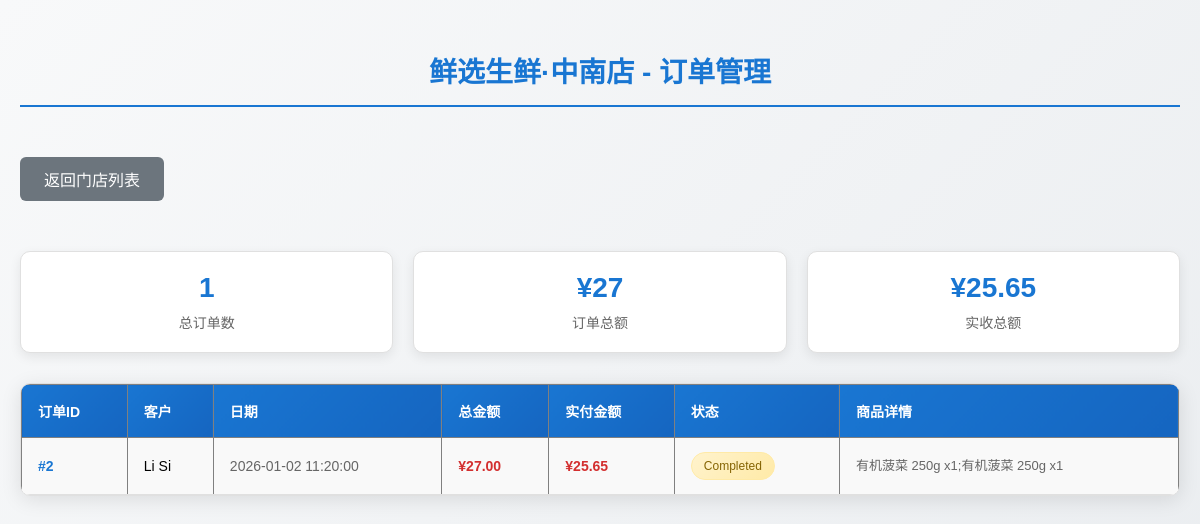
The page /manager/orders.php?branch_id=1 on the database its author committed.
### tables this page shows
CREATE TABLE IF NOT EXISTS `Branch` (
  `branch_ID` INT NOT NULL AUTO_INCREMENT,
  `branch_name` VARCHAR(100) UNIQUE NOT NULL,
  `address` VARCHAR(255) NOT NULL,
  `phone` VARCHAR(20) NULL,
  `email` VARCHAR(100) NULL,
  `manager_ID` INT NULL,  
  `manager_phone` VARCHAR(20) NULL,
  `status` ENUM('active', 'inactive', 'under_renovation') DEFAULT 'active',
  `created_at` TIMESTAMP DEFAULT CURRENT_TIMESTAMP,
  PRIMARY KEY (`branch_ID`)

);

CREATE TABLE IF NOT EXISTS `CustomerOrder` (
  `order_ID` INT NOT NULL AUTO_INCREMENT,
  `customer_ID` INT NULL,
  `order_date` DATETIME NULL DEFAULT CURRENT_TIMESTAMP,
  `branch_ID` INT NOT NULL,
  `total_amount` DECIMAL(10,2) NOT NULL DEFAULT 0,
  `final_amount` DECIMAL(10,2) NOT NULL DEFAULT 0,
  `status` ENUM('Pending','Completed','Cancelled') DEFAULT 'Pending',
  `shipping_address` VARCHAR(255) NULL,
  `created_at` TIMESTAMP DEFAULT CURRENT_TIMESTAMP,
  PRIMARY KEY (`order_ID`),
  CONSTRAINT `fk_CustomerOrder_branch_id`
    FOREIGN KEY (`branch_ID`)
    REFERENCES `Branch` (`branch_ID`)
    ON DELETE NO ACTION
    ON UPDATE NO ACTION,
  CONSTRAINT `fk_CustomerOrder_customer_id`
    FOREIGN KEY (`customer_ID`)
    REFERENCES `Customer` (`customer_ID`)
    ON DELETE NO ACTION
    ON UPDATE NO ACTION);

### manager/inc/data.php (called while the page is built, shortened)
<?php
require_once __DIR__ . '/db_connect.php';
function getOrderProductDetails($orderId) {
    global $conn;
    try {
        $sql = "SELECT
                p.product_name,
                oi.quantity
                FROM OrderItem oi
                LEFT JOIN products p ON oi.product_ID = p.product_ID
                WHERE oi.order_ID = ?";
        $stmt = $conn->prepare($sql);
        $stmt->bind_param("i", $orderId);
        $stmt->execute();
        $result = $stmt->get_result();
        $details = [];
        while ($item = $result->fetch_assoc()) {
            $details[] = $item['product_name'] . " x" . $item['quantity'];
        }
        return implode(';', $details);
    } catch (Exception $e) {
        error_log("获取商品详情失败: " . $e->getMessage() . ",orderId: " . $orderId);
        return "获取失败";
    }
}
function getBranchOrdersWithDetails($branchId) {
    global $conn;
    try {
        $sql = "SELECT
                co.order_ID,
                -- 从User表拼接客户姓名（first_name + last_name）
                CONCAT(u.first_name, ' ', u.last_name) AS customer_name,
                co.order_date,
                co.final_amount,
                co.total_amount,
                co.status AS order_status,  -- 订单状态（CustomerOrder表的status字段）
                co.branch_ID
                FROM CustomerOrder co
                -- 关联Customer表（通过customer_ID）
                LEFT JOIN Customer c ON co.customer_ID = c.customer_ID
                -- 关联User表（通过user_name，获取姓名）
                LEFT JOIN User u ON c.user_name = u.user_name
                WHERE co.branch_ID = ?
                  AND co.status = 'Completed'  -- 可根据需求调整订单状态
                ORDER BY co.order_date DESC";
        $stmt = $conn->prepare($sql);
        $stmt->bind_param("i", $branchId);
        $stmt->execute();
        $result = $stmt->get_result();
        $orders = [];
        while ($row = $result->fetch_assoc()) {
            $row['product_details'] = getOrderProductDetails($row['order_ID']);
            $orders[] = $row;
        }
        return $orders;
    } catch (Exception $e) {
        error_log("获取订单详情失败: " . $e->getMessage() . ",branchId: " . $branchId);
        return [];
    }
}
function getBranch($id) {
    global $conn;
    $sql = "SELECT * FROM Branch WHERE branch_ID = ?";
    $stmt = $conn->prepare($sql);
    $stmt->bind_param("i", $id);
    $stmt->execute();
    $result = $stmt->get_result();
    return $result->fetch_assoc() ?: null;
}
?>

### manager/orders.php (the view, shortened to what this page needs)
<?php
require_once __DIR__ .'/inc/db_connect.php';
require_once __DIR__ .'/inc/data.php';
$branchId = $_GET['branch_id'];
$orders = getBranchOrdersWithDetails($branchId);
$branch = getBranch($branchId);
?>
<!DOCTYPE html>
<html>
<head>
</head>
<body>
    <h1><?= $branch['branch_name'] ?> - 订单管理</h1>
    <a href="stores.php">返回门店列表</a>
    <?php if (!empty($orders)): ?>
        <div class="stats-container">
            <div class="stat-card">
                <div class="stat-value"><?= count($orders) ?></div>
                <div class="stat-label">总订单数</div>
            </div>
            <div class="stat-card">
                <div class="stat-value">¥<?= array_sum(array_column($orders, 'total_amount')) ?></div>
                <div class="stat-label">订单总额</div>
            </div>
            <div class="stat-card">
                <div class="stat-value">¥<?= array_sum(array_column($orders, 'final_amount')) ?></div>
                <div class="stat-label">实收总额</div>
            </div>
        </div>
    <?php endif; ?>
    <?php if (!empty($orders)): ?>
        <div class="table-container">
            <table border="1">
                <tr>
                    <th>订单ID</th>
                    <th>客户</th>
                    <th>日期</th>
                    <th>总金额</th>
                    <th>实付金额</th>
                    <th>状态</th>
                    <th>商品详情</th>
                </tr>
                <?php foreach ($orders as $order): ?>
                <tr>
                    <td class="order-id">#<?= $order['order_ID'] ?></td>
                    <td class="customer-name"><?= $order['customer_name'] ?></td>
                    <td class="order-date"><?= $order['order_date'] ?></td>
                    <td class="amount">¥<?= $order['total_amount'] ?></td>
                    <td class="amount">¥<?= $order['final_amount'] ?></td>
                    <td>
                        <?php
                        $statusClass = '';
                        switch($order['order_status']) {
                            default:
                                $statusClass = 'status-processing';
                        }
                        ?>
                        <span class="status <?= $statusClass ?>"><?= $order['order_status'] ?></span>
                    </td>
                    <td class="product-details"><?= $order['product_details'] ?></td>
                </tr>
                <?php endforeach; ?>
            </table>
        </div>
    <?php else: ?>
        <div class="empty-state">
            当前门店暂无订单数据
        </div>
    <?php endif; ?>
</body>
</html>

### manager/orders.php (style rules this page uses)
body { background: linear-gradient(135deg, #f8f9fa 0%, #e9ecef 100%); margin: 0; padding: 20px; font-family: 'Microsoft YaHei', Arial, sans-serif; min-height: 100vh; }
h1 { color: #1976d2; text-align: center; margin: 30px 0; font-size: 28px; font-weight: 600; padding-bottom: 15px; border-bottom: 2px solid #1976d2; }
a[href="stores.php"] { display: inline-block; background: #6c757d; color: white; padding: 10px 24px; border-radius: 6px; text-decoration: none; font-weight: 500; margin: 20px 0; transition: all 0.3s ease; }
.table-container { overflow-x: auto; margin-top: 20px; border-radius: 10px; box-shadow: 0 4px 20px rgba(0, 0, 0, 0.1); border: 1px solid #e0e0e0; background: white; }
table { width: 100%; border-collapse: collapse; font-size: 14px; }
table th { background: linear-gradient(135deg, #1976d2 0%, #1565c0 100%); color: white; padding: 16px; text-align: left; font-weight: 600; font-size: 14px; white-space: nowrap; }
table td { padding: 14px 16px; border-bottom: 1px solid #e0e0e0; font-size: 14px; }
table tr:nth-child(even) { background-color: #f9f9f9; }
.order-id { font-weight: 600; color: #1976d2; }
.customer-name { font-weight: 500; }
.order-date { color: #666; }
.amount { font-weight: 600; color: #d32f2f; }
.status { display: inline-block; padding: 6px 12px; border-radius: 20px; font-size: 12px; font-weight: 500; }
.status-processing { background: linear-gradient(135deg, #fff3cd 0%, #ffeaa7 100%); color: #856404; border: 1px solid #ffeaa7; }
.product-details { max-width: 300px; word-wrap: break-word; color: #666; font-size: 13px; line-height: 1.5; }
.stats-container { display: grid; grid-template-columns: repeat(auto-fit, minmax(200px, 1fr)); gap: 20px; margin: 30px 0; }
.stat-card { background: white; border-radius: 10px; padding: 20px; box-shadow: 0 4px 12px rgba(0, 0, 0, 0.08); text-align: center; border: 1px solid #e0e0e0; }
.stat-value { font-size: 28px; font-weight: 700; color: #1976d2; margin-bottom: 8px; }
.stat-label { font-size: 14px; color: #666; }

### rows shown on the page
branch: branch_name "鲜选生鲜·中南店"
customerorder: order_ID "2", customer_name "Li Si", order_date "2026-01-02 11:20:00", total_amount "27.00", final_amount "25.65", status "Completed", product_details "有机菠菜 250g x1;有机菠菜 250g x1"

### other values the page prints
count($orders) "1"
array_sum(array_column($orders, 'total_amount')) "27"
array_sum(array_column($orders, 'final_amount')) "25.65"
